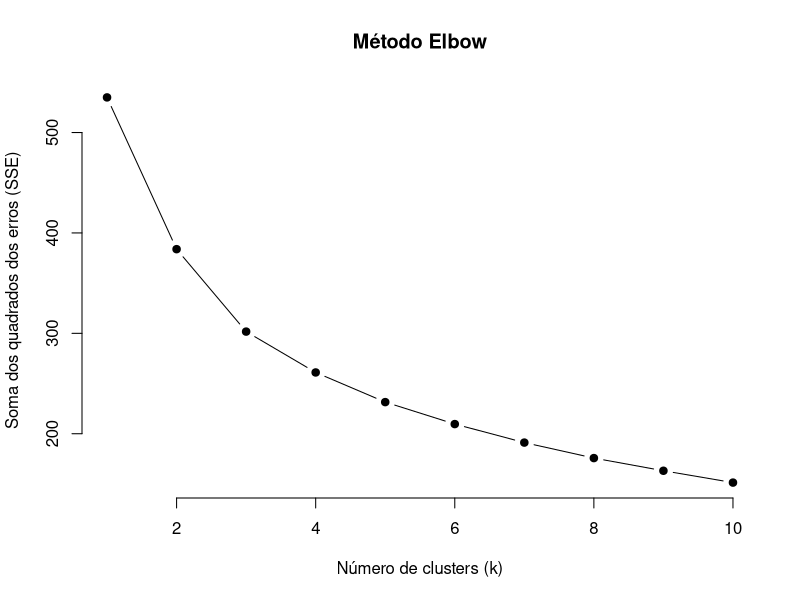
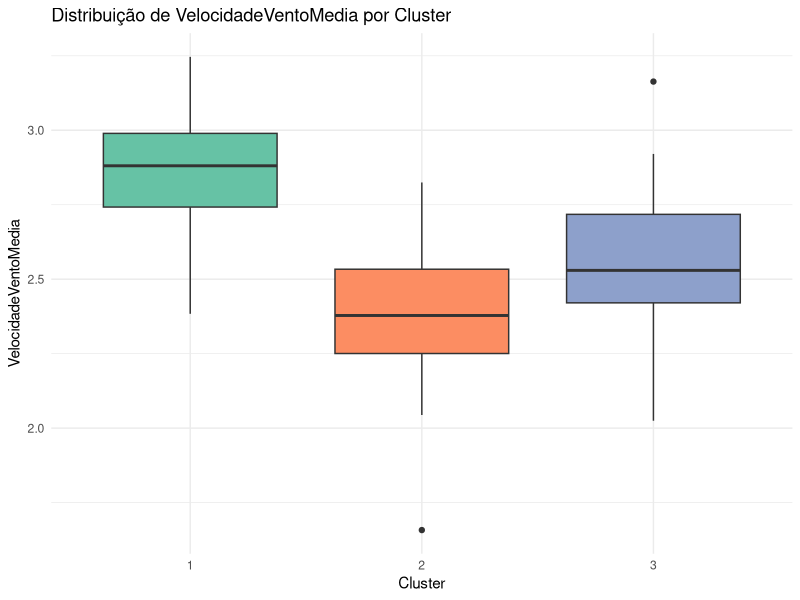
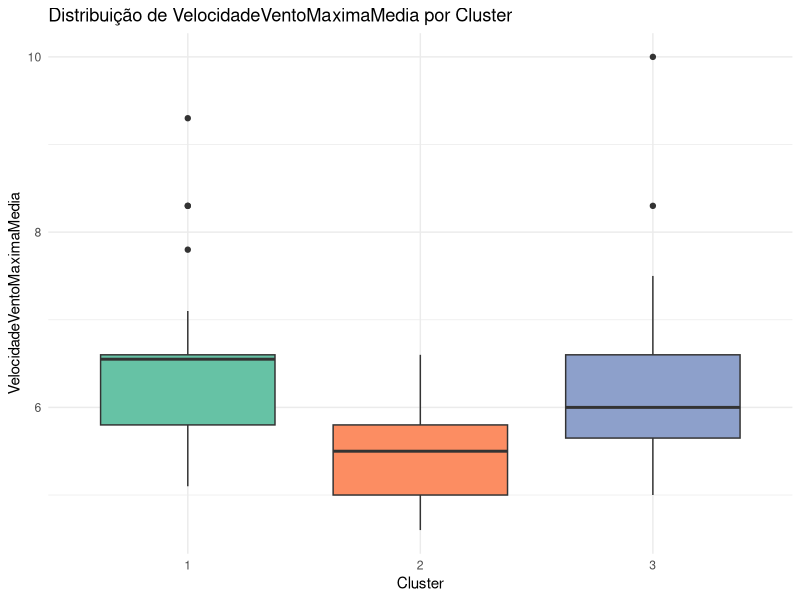
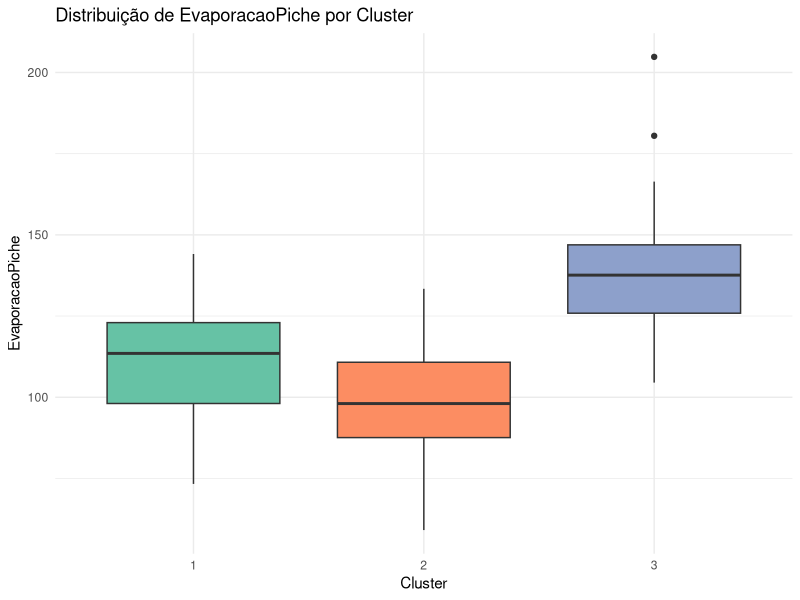
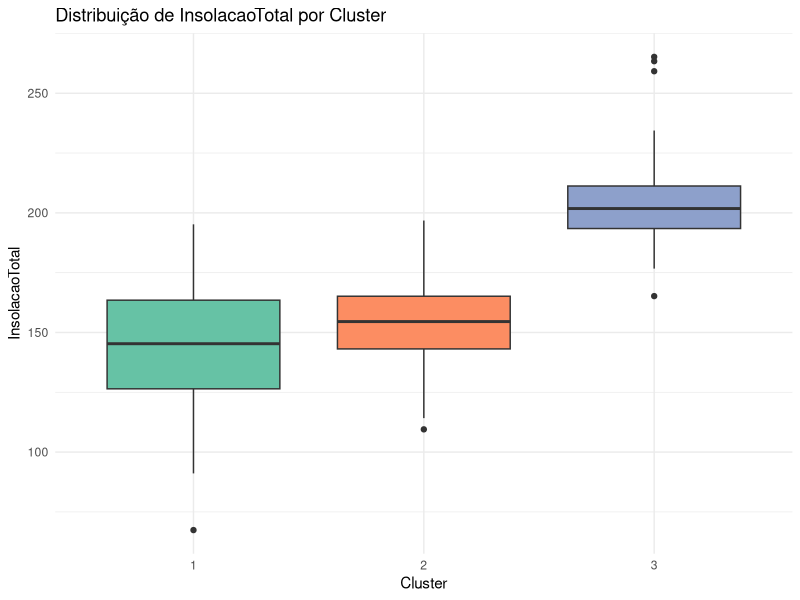
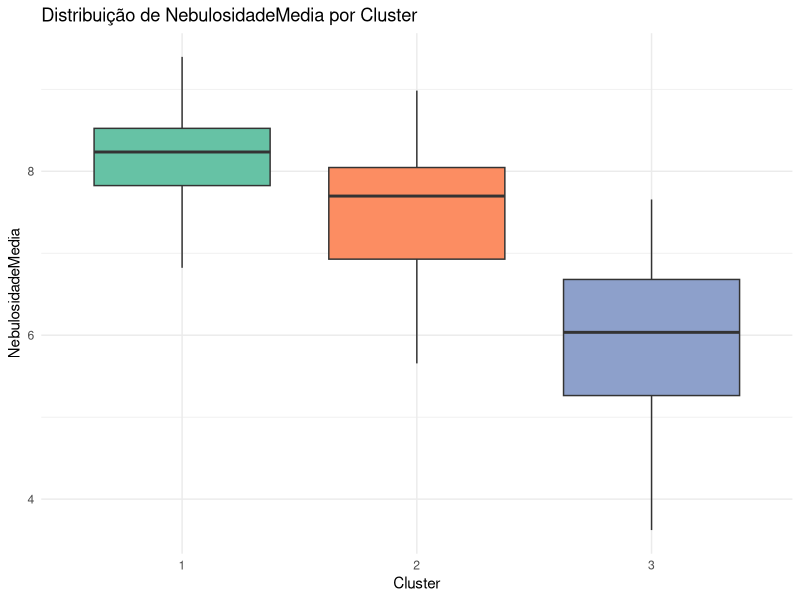
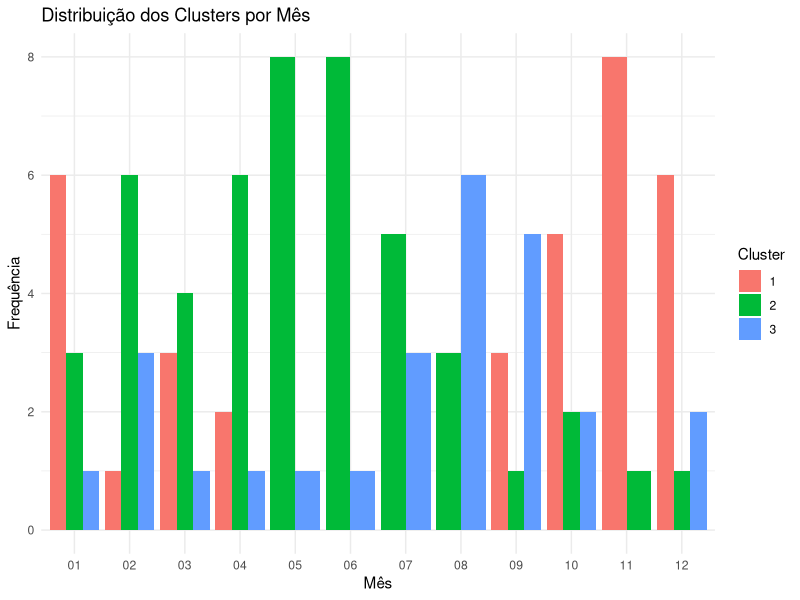
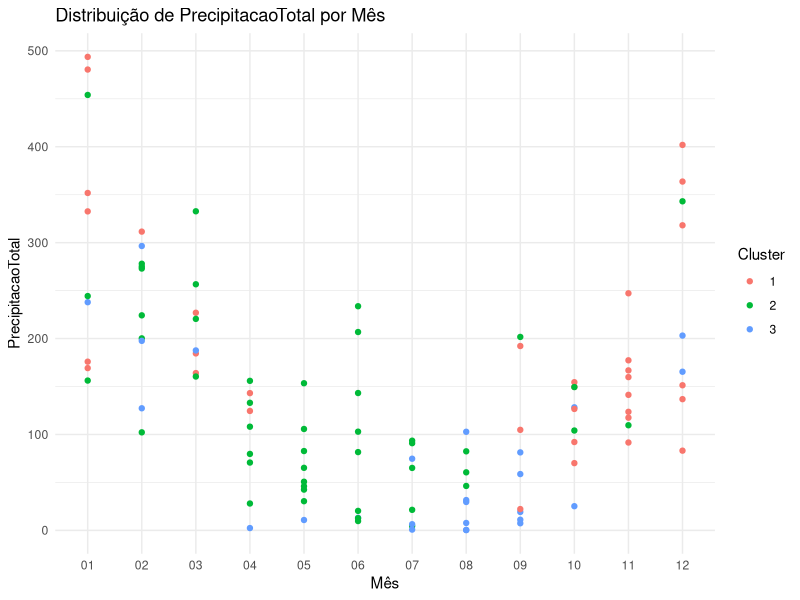

Generate these figures, in order, with R: (Note: this script raises an error after producing the figures.)
# Carregar pacotes necessários
library(tidyverse)

# Carregar os dados (substitua 'dados.csv' pelo nome do arquivo real)
dados <- read.table("dados.txt", sep = ";", stringsAsFactors = FALSE, header = TRUE)

dados <- dados[, -c(20, 21)]
# Visualizar as primeiras linhas para entender o formato dos dados
head(dados)

# Selecionar variáveis numéricas para a clusterização
variaveis_numericas <- dados %>% 
  select(VelocidadeVentoMedia, VelocidadeVentoMaximaMedia, EvaporacaoPiche, InsolacaoTotal, NebulosidadeMedia)

# Criar uma versão filtrada do conjunto de dados para evitar discrepâncias
dados_filtrados <- dados[complete.cases(variaveis_numericas), ]  # Somente linhas sem NA nas variáveis numéricas

# Normalizar os dados (escala 0-1)
variaveis_normalizadas <- scale(variaveis_numericas[complete.cases(variaveis_numericas), ])

# Determinar o número ideal de clusters (Método Elbow)
set.seed(123)
sse <- numeric()
for (k in 1:10) {
  kmeans_model <- kmeans(variaveis_normalizadas, centers = k, nstart = 25)
  sse[k] <- kmeans_model$tot.withinss
}

# Plotar o método Elbow
plot(1:10, sse, type = "b", pch = 19, frame = FALSE, 
     xlab = "Número de clusters (k)", ylab = "Soma dos quadrados dos erros (SSE)",
     main = "Método Elbow")

# Definir o número de clusters (supondo 3 como exemplo)
k <- 3

# Aplicar o K-Means
kmeans_resultado <- kmeans(variaveis_normalizadas, centers = k, nstart = 25)

# Adicionar os clusters ao dataframe filtrado
dados_filtrados$Cluster <- as.factor(kmeans_resultado$cluster)

# Visualizar os primeiros resultados
head(dados_filtrados)

# Analisar as médias de cada variável por cluster
cluster_summary <- dados_filtrados %>% 
  group_by(Cluster) %>% 
  summarise(across(c(VelocidadeVentoMedia, VelocidadeVentoMaximaMedia, EvaporacaoPiche, InsolacaoTotal, NebulosidadeMedia), 
                   list(media = mean, sd = sd), na.rm = TRUE))

print(cluster_summary)

# Lista de variáveis numéricas
variaveis <- c("VelocidadeVentoMedia", "VelocidadeVentoMaximaMedia", "EvaporacaoPiche", "InsolacaoTotal", "NebulosidadeMedia")

# Loop para criar boxplots de todas as variáveis numéricas pelos clusters
for (variavel in variaveis) {
 print( ggplot(dados_filtrados, aes_string(x = "Cluster", y = variavel, fill = "Cluster")) +
    geom_boxplot() +
    labs(
      title = paste("Distribuição de", variavel, "por Cluster"),
      x = "Cluster",
      y = variavel
    ) +
    theme_minimal() +
    theme(legend.position = "none") +
    scale_fill_brewer(palette = "Set2") )
}

# Adicionar uma coluna com o mês extraído da data
dados_filtrados <- dados_filtrados %>%
  mutate(Data = as.Date(Data, format = "%d/%m/%Y"),
         Mes = format(Data, "%m"))

# Calcular a frequência de clusters por mês
freq_mes <- dados_filtrados %>%
  group_by(Mes, Cluster) %>%
  summarise(Frequencia = n(), .groups = "drop")

# Gráfico de barras para a distribuição de clusters ao longo dos meses
ggplot(freq_mes, aes(x = Mes, y = Frequencia, fill = Cluster)) +
  geom_bar(stat = "identity", position = "dodge") +
  labs(title = "Distribuição dos Clusters por Mês",
       x = "Mês",
       y = "Frequência") +
  theme_minimal()


# Converter a coluna Data para o formato correto
dados_filtrados <- dados_filtrados %>%
  mutate(Data = as.Date(Data, format = "%d/%m/%Y"))


# Variáveis de interesse para analisar nos clusters
lapply(c("PrecipitacaoTotal", "TempCompensadaMedia", "InsolacaoTotal"), function(var) {
  ggplot(dados_filtrados, aes(x = Mes, y = !!sym(var), color = Cluster)) +
    geom_point() +
    labs(
      title = paste("Distribuição de", var, "por Mês"),
      x = "Mês",
      y = var
    ) +
    theme_minimal()
})



# Agregar dados por Data e Cluster
dados_temporais <- dados_filtrados %>%
  group_by(Data, Cluster) %>%
  summarise(
    Frequencia = n(),
    VelocidadeVentoMedia = mean(VelocidadeVentoMedia, na.rm = TRUE),
    VelocidadeVentoMaximaMedia = mean(VelocidadeVentoMaximaMedia, na.rm = TRUE),
    .groups = "drop"
  )


# Detectar anomalias na frequência dos clusters
dados_temporais_anom <- dados_temporais %>%
  group_by(Cluster) %>%
  time_decompose(Frequencia, method = "stl", frequency = "auto") %>%
  anomalize(remainder, method = "iqr") %>%
  time_recompose()

# Visualizar as anomalias detectadas
plot_anomalies(dados_temporais_anom) +
  labs(title = "Anomalias na Frequência dos Clusters")

# Passo 4: Analisar a Série Temporal por Cluster
# Criar uma série temporal para cada cluster
dados_ts <- dados_temporais %>%
  as_tsibble(index = Data, key = Cluster)

# Decomposição sazonal para cada cluster
dados_decom <- dados_ts %>%
  model(STL(Frequencia ~ season(window = "periodic")))

# Visualizar a decomposição
dados_decom %>%
  components() %>%
  autoplot() +
  labs(title = "Decomposição Sazonal por Cluster")

# Passo 5: Análise de Tendências em Velocidade do Vento
dados_ts %>%
  model(STL(VelocidadeVentoMedia ~ season(window = "periodic"))) %>%
  components() %>%
  autoplot() +
  labs(title = "Tendência e Sazonalidade na Velocidade Média do Vento")
